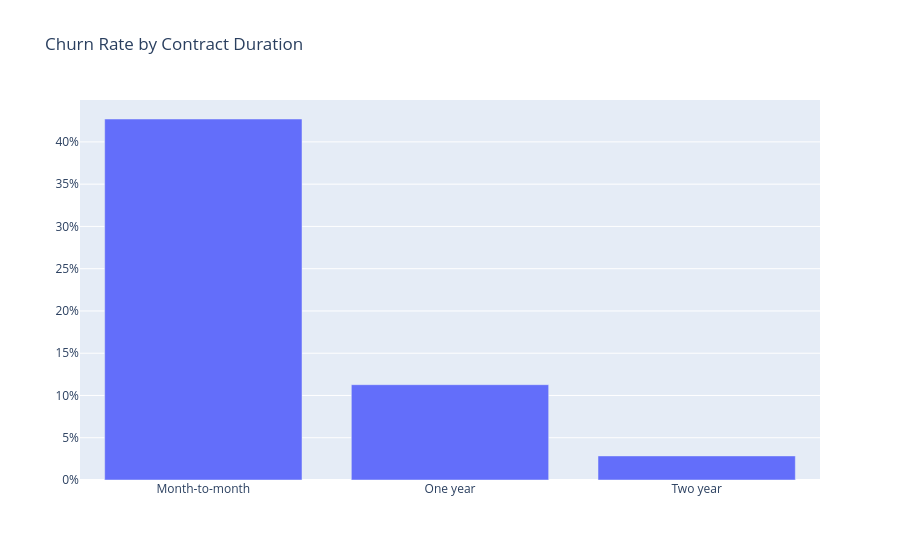

This figure's notebook cell:
### Code cell
# Churn Rate by Contract Type
plot_by_contract = churn_dataset.groupby('Contract')['Churn'].mean().reset_index()
plot_data = [go.Bar(x=plot_by_contract['Contract'], y=plot_by_contract['Churn'])]
layout = go.Layout(title='Churn Rate by Contract Duration', yaxis=dict(tickformat='.0%'))
po.iplot(go.Figure(data=plot_data, layout=layout))

### Figure 1 — Plotly figure (JSON) as saved in the notebook; plotly's stock layout.template omitted (floating-point values rounded to 4 significant figures)
{"data": [{"type": "bar", "x": ["Month-to-month", "One year", "Two year"], "y": [0.4271, 0.1128, 0.02849]}], "layout": {"title": {"text": "Churn Rate by Contract Duration"}, "yaxis": {"tickformat": ".0%"}}}
